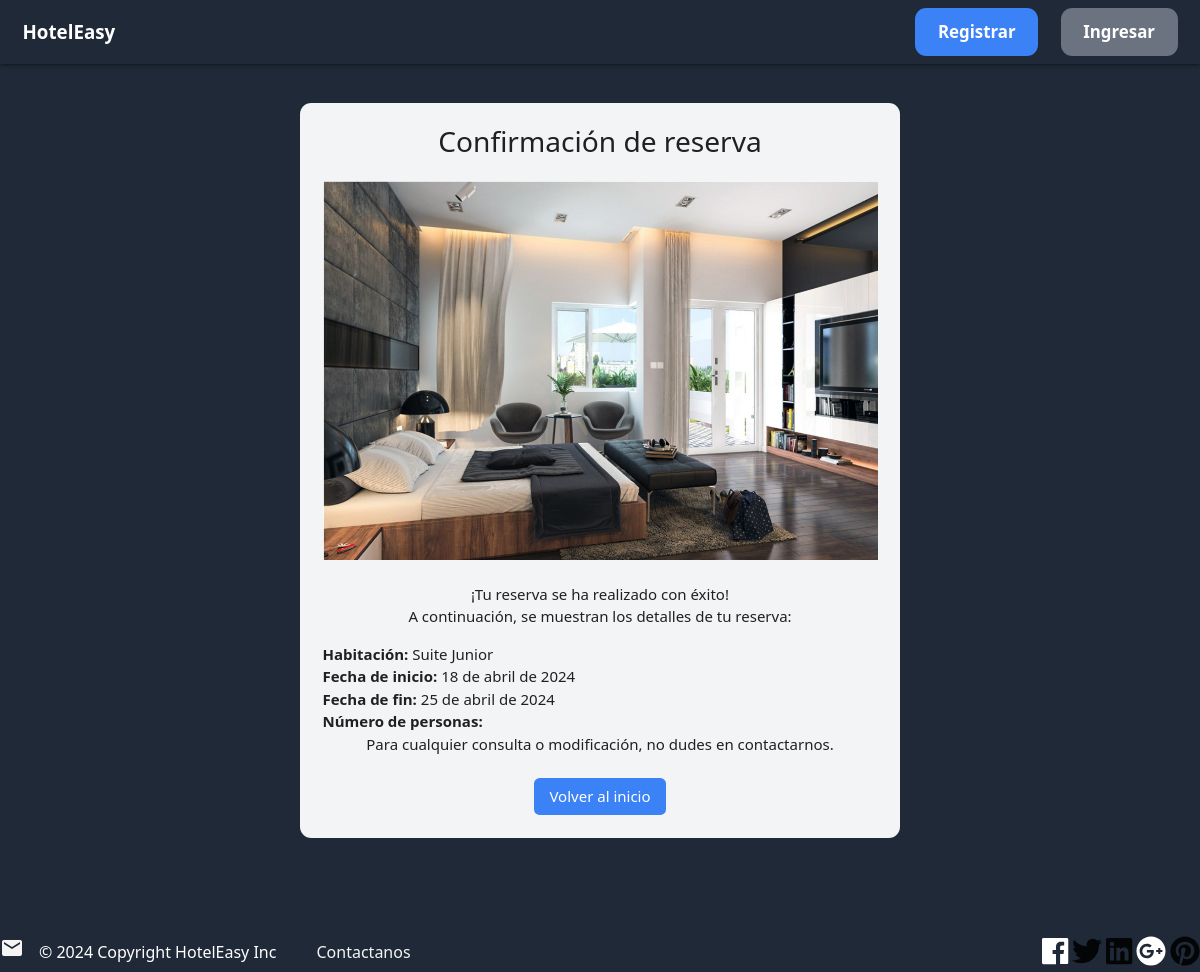
The app's page /habitaciones/confirmacion/37/ with its own data.
### habitaciones/models.py (models this page shows, shortened)
class Reserva(models.Model):
    usuario = models.ForeignKey(User, on_delete=models.CASCADE)
    habitacion = models.ForeignKey(Habitacion, on_delete=models.CASCADE)
    fecha_inicio = models.DateField()
    fecha_fin = models.DateField()

class Habitacion(models.Model):
    categoria = models.ForeignKey(Categoria, related_name='habitaciones', on_delete=models.CASCADE)
    nombre = models.CharField(max_length=255)
    descripcion = models.TextField(blank=True, null=True)
    precio = models.FloatField()
    imagen = models.ImageField(upload_to='habitacion_imagenes', blank=True, null=True)
    class Meta:
        ordering = ('nombre',)

### habitaciones/views.py (the view)
# urls.py: path('confirmacion/<int:reserva_id>/', views.pagina_confirmacion, name='pagina_confirmacion'),
def pagina_confirmacion(request, reserva_id):
    reserva = get_object_or_404(Reserva, id=reserva_id)
    return render(request, 'habitaciones/pagina_confirmacion.html', {'reserva': reserva})

### habitaciones/templates/habitaciones/pagina_confirmacion.html (shortened to what this page needs)
{% extends 'core/base.html' %}
{% block content %}
<div class="w-full md:w-1/2 my-6 mx-auto p-6 bg-gray-100 rounded-xl animate__animated animate__fadeIn">
    <h1 class="mb-6 text-3xl text-center">Confirmación de reserva</h1>
    <div class="flex items-center justify-center mb-6">
        <img src="{{ reserva.habitacion.imagen.url }}" alt="{{ reserva.habitacion.nombre }}" class="w-full h-auto">
    </div>
    <p class="text-center">¡Tu reserva se ha realizado con éxito!</p>
    <p class="text-center">A continuación, se muestran los detalles de tu reserva:</p>
    <ul class="mt-4">
        <li><strong>Habitación:</strong> {{ reserva.habitacion.nombre }}</li>
        <li><strong>Fecha de inicio:</strong> {{ reserva.fecha_inicio }}</li>
        <li><strong>Fecha de fin:</strong> {{ reserva.fecha_fin }}</li>
        <li><strong>Número de personas:</strong> {{ reserva.num_personas }}</li>
    </ul>
    <p class="text-center">Para cualquier consulta o modificación, no dudes en contactarnos.</p>
    <a href="{% url 'core:index' %}" class="block mx-auto mt-6 text-center px-4 py-2 bg-blue-500 text-white rounded-md hover:bg-blue-600 w-max">Volver al inicio</a>
</div>
{% endblock %}

### core/static/core/styles.css (style rules this page uses)
html, body { height: 100%; background: #1F2937 }
body { display: flex; flex-direction: column; padding-top: 80px; }
.flex { flex: 1 0 auto; }

### records on screen
Reserva: habitacion.imagen (picture), habitacion.nombre "Suite Junior", fecha_inicio "18 de abril de 2024", fecha_fin "25 de abril de 2024"
